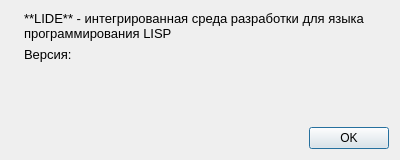
<?xml version="1.0" encoding="UTF-8"?>
<ui version="4.0">
 <class>AboutDialog</class>
 <widget class="QDialog" name="AboutDialog">
  <property name="windowModality">
   <enum>Qt::WindowModality::ApplicationModal</enum>
  </property>
  <property name="geometry">
   <rect>
    <x>0</x>
    <y>0</y>
    <width>400</width>
    <height>160</height>
   </rect>
  </property>
  <property name="sizePolicy">
   <sizepolicy hsizetype="Fixed" vsizetype="Fixed">
    <horstretch>0</horstretch>
    <verstretch>0</verstretch>
   </sizepolicy>
  </property>
  <property name="minimumSize">
   <size>
    <width>400</width>
    <height>160</height>
   </size>
  </property>
  <property name="maximumSize">
   <size>
    <width>16777215</width>
    <height>16777215</height>
   </size>
  </property>
  <property name="contextMenuPolicy">
   <enum>Qt::ContextMenuPolicy::NoContextMenu</enum>
  </property>
  <property name="windowTitle">
   <string>О LIDE</string>
  </property>
  <property name="modal">
   <bool>true</bool>
  </property>
  <layout class="QGridLayout" name="gridLayout">
   <item row="0" column="0" rowspan="2">
    <widget class="QLabel" name="logo">
     <property name="sizePolicy">
      <sizepolicy hsizetype="Fixed" vsizetype="Fixed">
       <horstretch>0</horstretch>
       <verstretch>0</verstretch>
      </sizepolicy>
     </property>
     <property name="text">
      <string/>
     </property>
     <property name="pixmap">
      <pixmap resource="../resources.qrc">:/images/logo.svg</pixmap>
     </property>
     <property name="scaledContents">
      <bool>false</bool>
     </property>
    </widget>
   </item>
   <item row="2" column="1">
    <spacer name="verticalSpacer">
     <property name="orientation">
      <enum>Qt::Orientation::Vertical</enum>
     </property>
     <property name="sizeHint" stdset="0">
      <size>
       <width>20</width>
       <height>40</height>
      </size>
     </property>
    </spacer>
   </item>
   <item row="3" column="2">
    <widget class="QDialogButtonBox" name="buttonBox">
     <property name="orientation">
      <enum>Qt::Orientation::Horizontal</enum>
     </property>
     <property name="standardButtons">
      <set>QDialogButtonBox::StandardButton::Ok</set>
     </property>
    </widget>
   </item>
   <item row="0" column="1" colspan="2">
    <widget class="QLabel" name="label">
     <property name="font">
      <font>
       <pointsize>10</pointsize>
      </font>
     </property>
     <property name="text">
      <string>**LIDE** - интегрированная среда разработки для языка программирования LISP</string>
     </property>
     <property name="textFormat">
      <enum>Qt::TextFormat::MarkdownText</enum>
     </property>
     <property name="alignment">
      <set>Qt::AlignmentFlag::AlignLeading|Qt::AlignmentFlag::AlignLeft|Qt::AlignmentFlag::AlignTop</set>
     </property>
     <property name="wordWrap">
      <bool>true</bool>
     </property>
    </widget>
   </item>
   <item row="1" column="1" colspan="2">
    <widget class="QLabel" name="versionLabel">
     <property name="sizePolicy">
      <sizepolicy hsizetype="Preferred" vsizetype="Fixed">
       <horstretch>0</horstretch>
       <verstretch>0</verstretch>
      </sizepolicy>
     </property>
     <property name="font">
      <font>
       <pointsize>10</pointsize>
      </font>
     </property>
     <property name="text">
      <string>Версия:</string>
     </property>
    </widget>
   </item>
  </layout>
 </widget>
 <layoutdefault spacing="6" margin="11"/>
 <resources>
  <include location="../resources.qrc"/>
 </resources>
 <connections/>
</ui>
